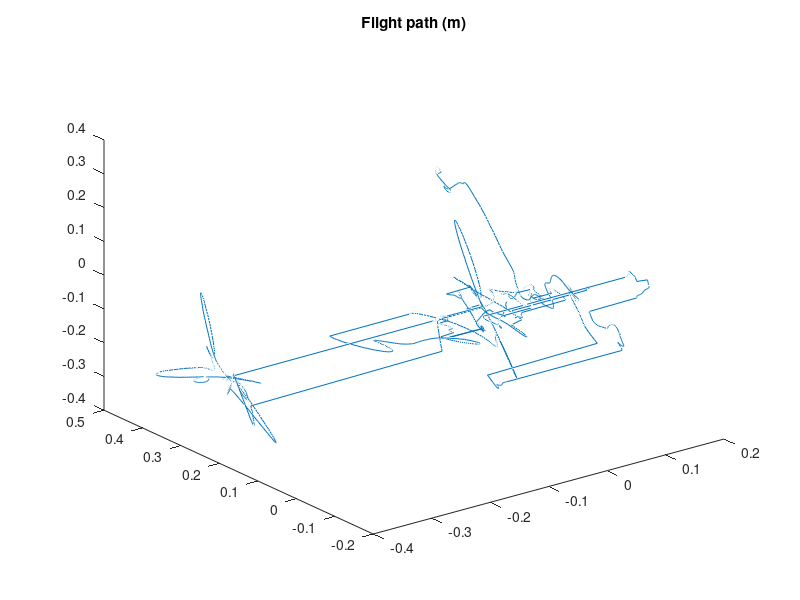

Here is the MATLAB script that generated this plot:
% AE 483 Lab 3 code 

%Steve Macenski + Zach Fester + Jacob Dray

%part 3.1 - Submit plots of the quadrotor position obtained from the data
%logged during your flight 

load('flight_data.mat');
%flight path figure
figure(1)
plot3(draymacenskifester(:,8),draymacenskifester(:,9),draymacenskifester(:,10))
title('Flight path (m)');

% part 3.2 Run the matlab simulation with the initial offset of [4,4,4]
% meters in your position states. Keep zero initial conditions for all
% other states. submit plots of data from your matlab simulation

%see simulation

% part 3.3 simulate the quad trajectory in matlab from IMU data.

% see simulation

%part 3.4 a bunch of questions 

% see lab report